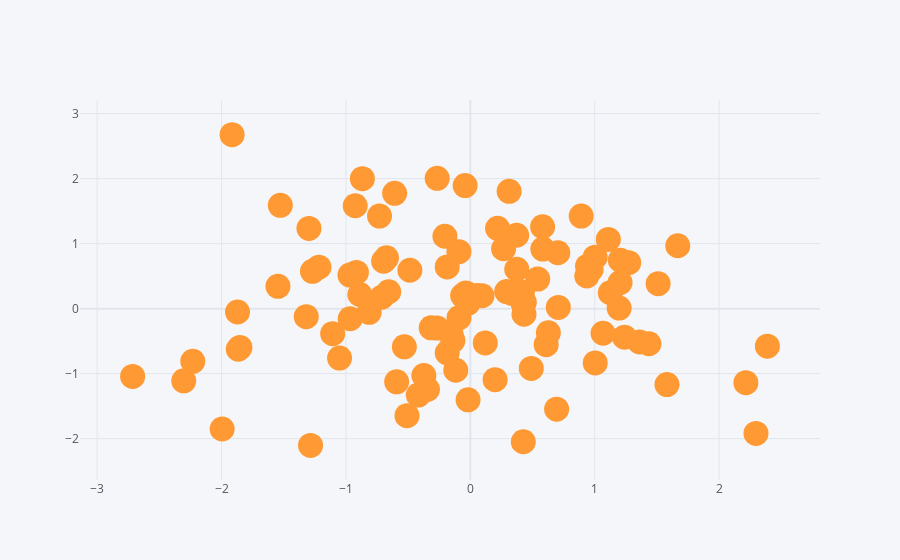

Source (notebook cell):
### Code cell
df.iplot(kind = 'scatter', x = 'A', y = 'B', mode = 'markers',
        size = 25)
